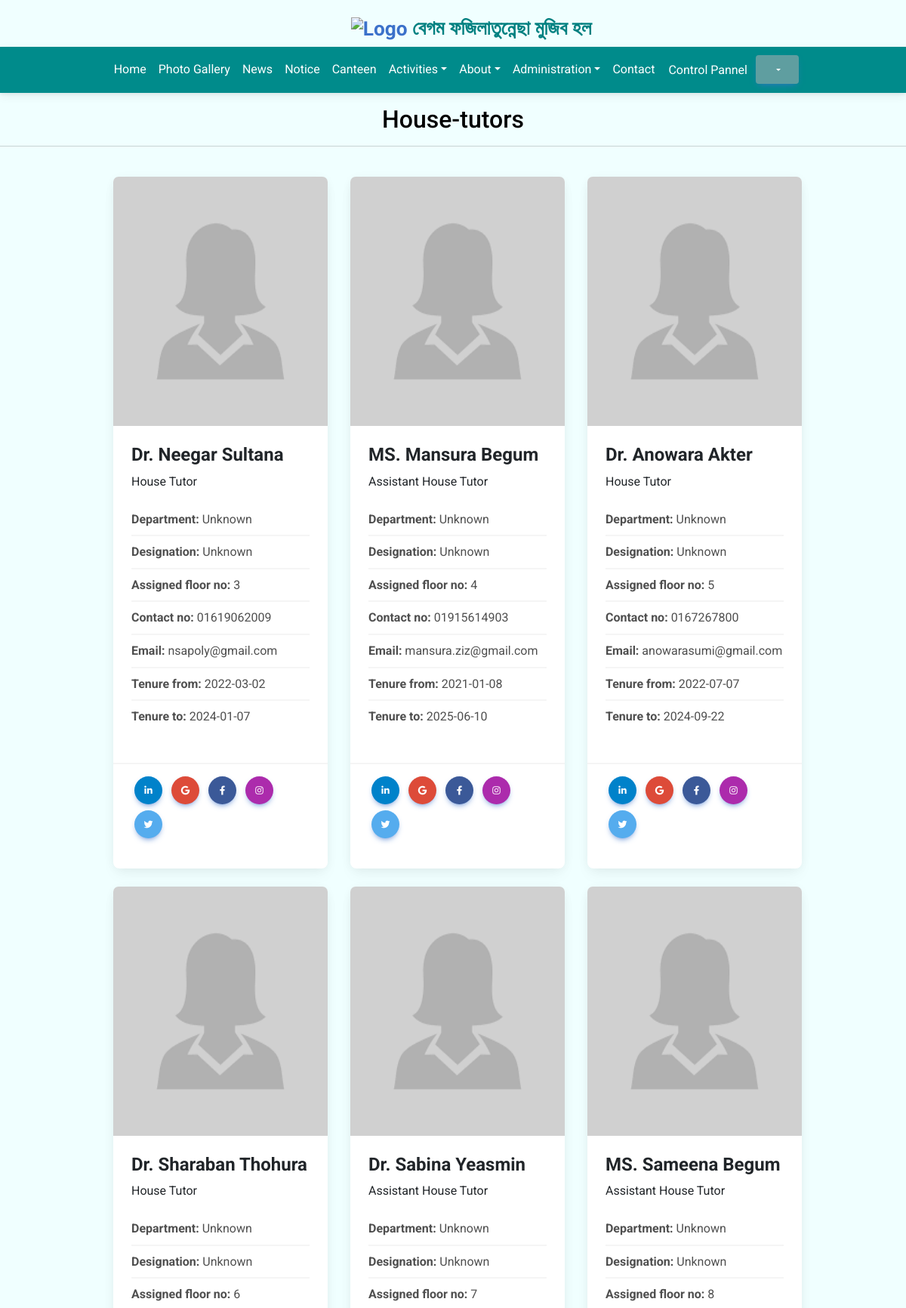
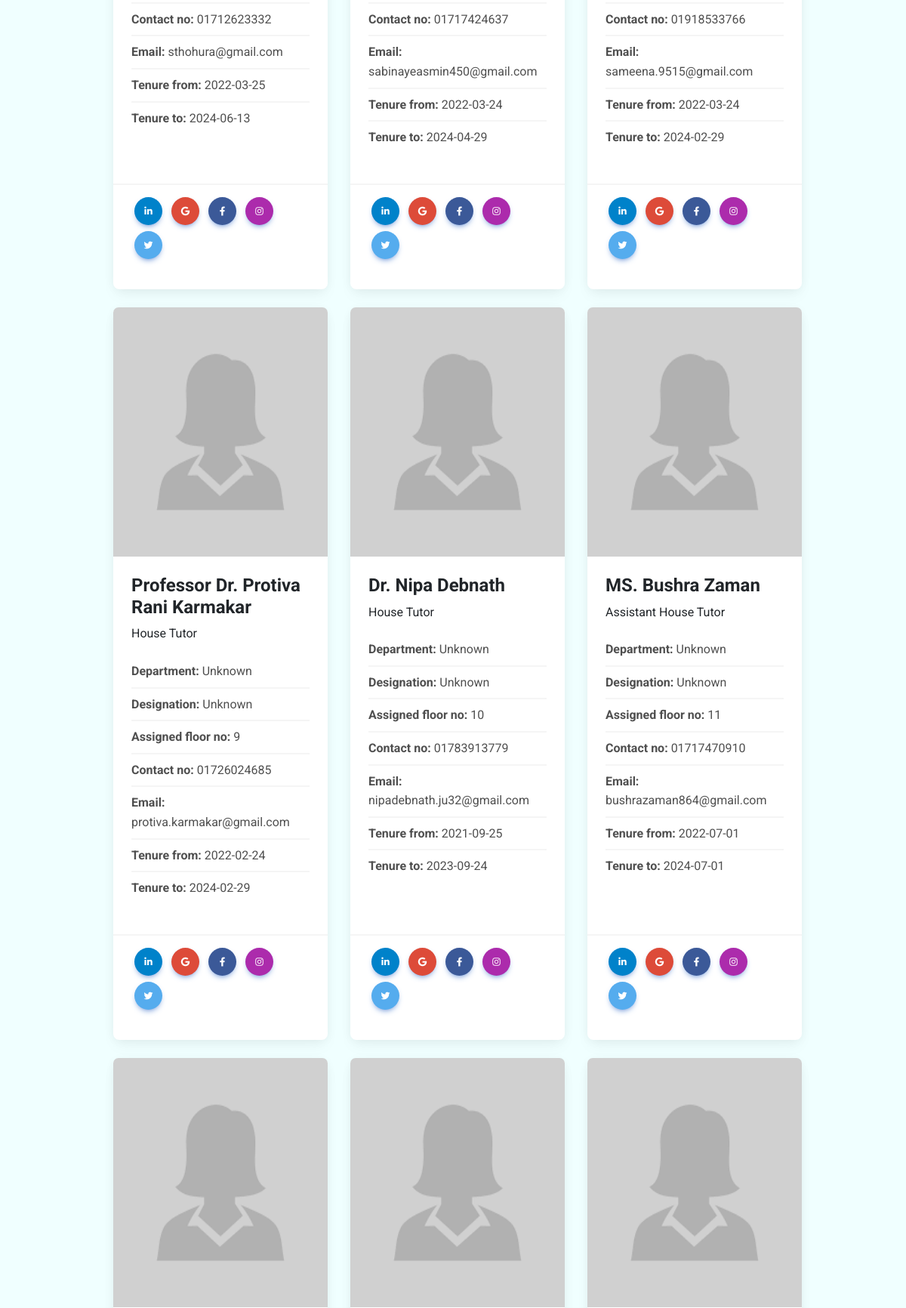
Screenshot of /current_houseTutors_for_provost.php (upper part) with the database file from the repository (2 pictures, top to bottom).
### tables this page shows
CREATE TABLE `current_house_tutors` (
  `name` varchar(100) NOT NULL,
  `department` varchar(100) NOT NULL,
  `designation` varchar(100) NOT NULL,
  `password` varchar(200) NOT NULL,
  `roomNo` varchar(20) NOT NULL,
  `seatNo` varchar(20) NOT NULL,
  `assigned_floor_no` varchar(100) NOT NULL,
  `tenure_from` date NOT NULL,
  `tenure_to` date NOT NULL,
  `phnNo` varchar(100) NOT NULL,
  `email` varchar(100) NOT NULL,
  `image` varchar(100) NOT NULL,
  `id` varchar(30) NOT NULL,
  `serial` int(11) NOT NULL,
  `house_tutor_designation` varchar(100) NOT NULL,
  `fblink` varchar(200) DEFAULT NULL,
  `instalink` varchar(200) DEFAULT NULL,
  `linkdnlink` varchar(200) DEFAULT NULL,
  `twitterlink` varchar(200) DEFAULT NULL,
  `googleScholarlink` varchar(200) DEFAULT NULL,
  `date_of_birth` date DEFAULT NULL
);

### current_houseTutors_for_provost.php (the view, shortened to what this page needs)
<!DOCTYPE html>
<html lang="en">
<head>
    <link href="https://cdnjs.cloudflare.com/ajax/libs/font-awesome/6.0.0/css/all.min.css"rel="stylesheet"/>
    <link href="https://cdnjs.cloudflare.com/ajax/libs/mdb-ui-kit/6.3.1/mdb.min.css" rel="stylesheet"/>
    <link href="https://cdnjs.cloudflare.com/ajax/libs/font-awesome/6.0.0/css/all.min.css"rel="stylesheet"/>
    <link href="https://cdnjs.cloudflare.com/ajax/libs/mdb-ui-kit/6.3.1/mdb.min.css" rel="stylesheet"/>
</head>
<body style="background-color:azure;">
<div class="headr"><?php include 'header.php' ?></div>
<div class="nv" style="align-content:center">
<?php include 'navbarProvost.php' ?></div>
<h2 style="margin-top:1.3%;color:black;margin-bottom:1%"><center>House-tutors</center></h2><hr>
<div class="row row-cols-1 row-cols-md-3 g-4" style="margin-left: 11.5%;margin-right:10%;margin-bottom:3%;margin-top:1%">
<?php
include 'db_conn.php';
$sql="SELECT * from current_house_tutors order by serial asc";
$query=mysqli_query($conn,$sql);
while($info=mysqli_fetch_array($query)){
?>
 <div class="col">
    <div class="card h-100" style="width:98%">
      <img src="<?php echo $info['image']; ?>" class="card-img-top" style="height:330px"/>
      <div class="card-body">
        <h4 class="card-title"><b><?php echo $info['name']; ?></b></h4>
        <?php echo $info['house_tutor_designation']; ?><br>
        <p class="card-text">
        <ul class="list-group list-group-light list-group-small">
          <li class="list-group-item"><b>Department: </b><?php echo $info['department']; ?></li>
          <li class="list-group-item"><b>Designation: </b><?php echo $info['designation']; ?></li>
          <li class="list-group-item"><b>Assigned floor no: </b><?php echo $info['assigned_floor_no']; ?></li>
          <li class="list-group-item"><b>Contact no: </b><?php echo $info['phnNo']; ?></li>
          <li class="list-group-item"><b>Email: </b><?php echo $info['email']; ?></li>
          <li class="list-group-item"><b>Tenure from: </b><?php echo $info['tenure_from']; ?></li>
          <li class="list-group-item"><b>Tenure to: </b><?php echo $info['tenure_to']; ?></li>
        </ul></p>
    </div>
    <div class="card-footer">
    <section class="mb-4">
      <a class="btn btn-primary btn-floating m-1" style="background-color: #0082ca" href="<?php echo $info['linkdnlink']; ?>" role="button"><i class="fab fa-linkedin-in"></i></a>
      <a class="btn btn-primary btn-floating m-1" style="background-color: #dd4b39" href="<?php echo $info['googleScholarlink']; ?>" role="button"><i class="fab fa-google"></i></a>
      <a class="btn btn-primary btn-floating m-1" style="background-color: #3b5998" href="<?php echo $info['fblink']; ?>" role="button"><i class="fab fa-facebook-f"></i></a>
      <a class="btn btn-primary btn-floating m-1" style="background-color: #ac2bac" href="<?php echo $info['instalink']; ?>" role="button"><i class="fab fa-instagram"></i></a>
      <a class="btn btn-primary btn-floating m-1" style="background-color: #55acee" href="<?php echo $info['twitterlink']; ?>"role="button"><i class="fab fa-twitter"></i></a>
    </section>
      </div>
   </div>
  </div>
<?php
}
?>
</div>
<?php include 'footer.php' ?>
    </body>
</html>

### controlPannel_provost.php (style rules this page uses)
body { font-family: "Lato", sans-serif; }

### rows the page displays
current_house_tutors: image (picture), name "Dr. Neegar Sultana", house_tutor_designation "House Tutor", department "Unknown", designation "Unknown", assigned_floor_no "3", phnNo "01619062009", email "nsapoly@gmail.com", tenure_from "2022-03-02", tenure_to "2024-01-07"
current_house_tutors: image (picture), name "MS. Mansura Begum", house_tutor_designation "Assistant House Tutor", department "Unknown", designation "Unknown", assigned_floor_no "4", phnNo "01915614903", email "mansura.ziz@gmail.com", tenure_from "2021-01-08", tenure_to "2025-06-10"
current_house_tutors: image (picture), name "Dr. Anowara Akter", house_tutor_designation "House Tutor", department "Unknown", designation "Unknown", assigned_floor_no "5", phnNo "0167267800", email "anowarasumi@gmail.com", tenure_from "2022-07-07", tenure_to "2024-09-22"
current_house_tutors: image (picture), name "Dr. Sharaban Thohura", house_tutor_designation "House Tutor", department "Unknown", designation "Unknown", assigned_floor_no "6", phnNo "01712623332", email "sthohura@gmail.com", tenure_from "2022-03-25", tenure_to "2024-06-13"
current_house_tutors: image (picture), name "Dr. Sabina Yeasmin", house_tutor_designation "Assistant House Tutor", department "Unknown", designation "Unknown", assigned_floor_no "7", phnNo "01717424637", email "sabinayeasmin450@gmail.com", tenure_from "2022-03-24", tenure_to "2024-04-29"
current_house_tutors: image (picture), name "MS. Sameena Begum", house_tutor_designation "Assistant House Tutor", department "Unknown", designation "Unknown", assigned_floor_no "8", phnNo "01918533766", email "sameena.9515@gmail.com", tenure_from "2022-03-24", tenure_to "2024-02-29"
current_house_tutors: image (picture), name "Professor Dr. Protiva Rani Karmakar", house_tutor_designation "House Tutor", department "Unknown", designation "Unknown", assigned_floor_no "9", phnNo "01726024685", email "protiva.karmakar@gmail.com", tenure_from "2022-02-24", tenure_to "2024-02-29"
current_house_tutors: image (picture), name "Dr. Nipa Debnath", house_tutor_designation "House Tutor", department "Unknown", designation "Unknown", assigned_floor_no "10", phnNo "01783913779", email "nipadebnath.ju32@gmail.com", tenure_from "2021-09-25", tenure_to "2023-09-24"
current_house_tutors: image (picture), name "MS. Bushra Zaman", house_tutor_designation "Assistant House Tutor", department "Unknown", designation "Unknown", assigned_floor_no "11", phnNo "01717470910", email "bushrazaman864@gmail.com", tenure_from "2022-07-01", tenure_to "2024-07-01"
current_house_tutors: image (picture)
current_house_tutors: image (picture)
current_house_tutors: image (picture)
